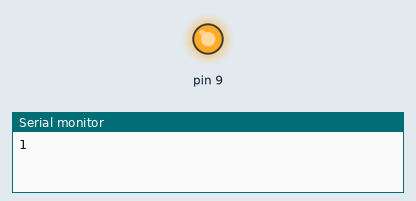
This sketch was run on a simulated Arduino Uno, built with avr-gcc and run on an emulated ATmega328P. Shown: output pins drawn as LEDs (lit = HIGH), the last lines printed to the serial monitor.

Above: at 0.1 s.
At 2.6 s:
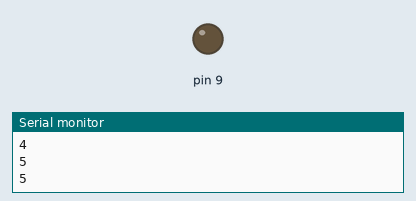
Timing chart, 0 to 4.1 s (numbered marks = the images above):
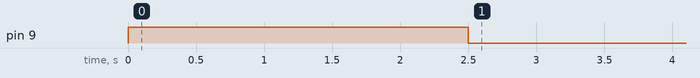

The sketch:

while_loop.ino
```cpp
int x= 0;
void setup() {
  // put your setup code here, to run once:
pinMode(9,OUTPUT);
Serial.begin(9600);
}

void loop() {
  // put your main code here, to run repeatedly:
while(x<5)
{digitalWrite(9,HIGH);
  x++;
  Serial.println(x);
  delay(500);
  }
  digitalWrite(9,LOW);
  Serial.println(x);
  delay(5000);
}
```

Measured:
- by itself, pin 9: LOW → HIGH at 0.00 s, → LOW 2.5 s later
